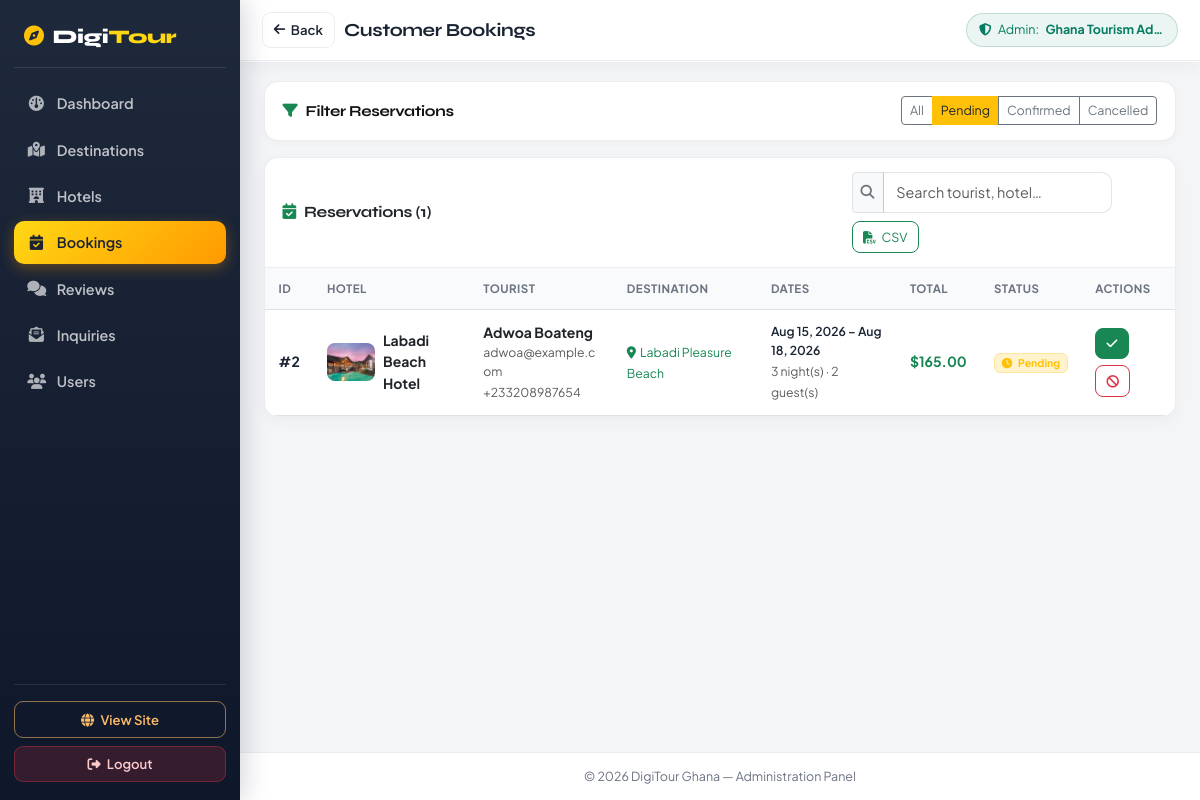
Page /admin/manage-bookings.php?status=Pending (signed in) on the committed database.
### tables this page shows
CREATE TABLE IF NOT EXISTS `bookings` (
  `id` INT AUTO_INCREMENT PRIMARY KEY,
  `user_id` INT NOT NULL,
  `hotel_id` INT NOT NULL,
  `check_in_date` DATE NOT NULL,
  `check_out_date` DATE NOT NULL,
  `guests_count` INT NOT NULL DEFAULT 1,
  `total_price` DECIMAL(10,2) NOT NULL DEFAULT 0.00,
  `status` ENUM('Pending', 'Confirmed', 'Cancelled') NOT NULL DEFAULT 'Pending',
  `created_at` TIMESTAMP DEFAULT CURRENT_TIMESTAMP,
  FOREIGN KEY (`user_id`) REFERENCES `users`(`id`) ON DELETE CASCADE,
  FOREIGN KEY (`hotel_id`) REFERENCES `hotels`(`id`) ON DELETE CASCADE
);

CREATE TABLE IF NOT EXISTS `hotels` (
  `id` INT AUTO_INCREMENT PRIMARY KEY,
  `destination_id` INT NOT NULL,
  `name` VARCHAR(150) NOT NULL,
  `description` LONGTEXT NOT NULL,
  `price_per_night` DECIMAL(10,2) NOT NULL DEFAULT 0.00,
  `room_capacity` INT NOT NULL DEFAULT 2,
  `contact_phone` VARCHAR(30) NULL,
  `contact_email` VARCHAR(100) NULL,
  `image` VARCHAR(255) NULL,
  `created_at` TIMESTAMP DEFAULT CURRENT_TIMESTAMP,
  FOREIGN KEY (`destination_id`) REFERENCES `destinations`(`id`) ON DELETE CASCADE
);

CREATE TABLE IF NOT EXISTS `users` (
  `id` INT AUTO_INCREMENT PRIMARY KEY,
  `full_name` VARCHAR(100) NOT NULL,
  `email` VARCHAR(100) NOT NULL UNIQUE,
  `phone` VARCHAR(30) NULL,
  `password` VARCHAR(255) NOT NULL,
  `role` ENUM('tourist', 'admin') NOT NULL DEFAULT 'tourist',
  `created_at` TIMESTAMP DEFAULT CURRENT_TIMESTAMP
);

CREATE TABLE IF NOT EXISTS `destinations` (
  `id` INT AUTO_INCREMENT PRIMARY KEY,
  `title` VARCHAR(150) NOT NULL,
  `region` VARCHAR(50) NOT NULL,
  `category` VARCHAR(50) NOT NULL,
  `description` LONGTEXT NOT NULL,
  `history` LONGTEXT NULL,
  `location_contact` VARCHAR(150) NULL,
  `image_main` VARCHAR(255) NULL,
  `image_2` VARCHAR(255) NULL,
  `image_3` VARCHAR(255) NULL,
  `is_featured` TINYINT(1) DEFAULT 0,
  `created_at` TIMESTAMP DEFAULT CURRENT_TIMESTAMP
);

### admin/manage-bookings.php (the view, shortened to what this page needs)
<?php
require_once __DIR__ . '/includes/admin-header.php';
$filter_status = isset($_GET['status']) ? sanitize($_GET['status']) : 'All';
$sql = "SELECT b.*, u.full_name AS tourist_name, u.email AS tourist_email, u.phone AS tourist_phone, h.name AS hotel_name, h.image AS hotel_image, h.price_per_night, d.title AS destination_name, d.region FROM bookings b JOIN users u ON b.user_id = u.id JOIN hotels h ON b.hotel_id = h.id JOIN destinations d ON h.destination_id = d.id";
if ($filter_status !== 'All' && in_array($filter_status, ['Pending', 'Confirmed', 'Cancelled'])) {
    $sql .= " WHERE b.status = " . $pdo->quote($filter_status);
}
$sql .= " ORDER BY b.id DESC";
$bookings = $pdo->query($sql)->fetchAll();
?>
<div class="admin-toolbar">
    <h5><i class="fa-solid fa-filter text-success me-2"></i>Filter Reservations</h5>
    <div class="btn-group btn-group-sm flex-wrap">
        <a href="manage-bookings.php?status=All" class="btn btn-<?= ($filter_status === 'All') ? 'success' : 'outline-secondary' ?>">All</a>
        <a href="manage-bookings.php?status=Pending" class="btn btn-<?= ($filter_status === 'Pending') ? 'warning text-dark' : 'outline-secondary' ?>">Pending</a>
        <a href="manage-bookings.php?status=Confirmed" class="btn btn-<?= ($filter_status === 'Confirmed') ? 'success' : 'outline-secondary' ?>">Confirmed</a>
        <a href="manage-bookings.php?status=Cancelled" class="btn btn-<?= ($filter_status === 'Cancelled') ? 'danger' : 'outline-secondary' ?>">Cancelled</a>
    </div>
</div>
<div class="card border-0 shadow-sm">
    <div class="card-header d-flex flex-wrap justify-content-between align-items-center gap-2">
        <h5 class="fw-bold text-dark mb-0"><i class="fa-solid fa-calendar-check text-success me-2"></i>Reservations (<span id="bookingCount"><?= count($bookings) ?></span>)</h5>
        <div class="admin-toolbar-actions">
            <div class="input-group input-group-sm admin-search">
                <span class="input-group-text bg-light"><i class="fa-solid fa-magnifying-glass text-secondary"></i></span>
                <input type="text" id="bookingSearchInput" class="form-control" placeholder="Search tourist, hotel…" onkeyup="filterBookingsTable()">
            </div>
            <a href="export-csv.php?type=bookings" class="btn btn-sm btn-outline-success"><i class="fa-solid fa-file-csv me-1"></i> CSV</a>
        </div>
    </div>
    <div class="table-responsive">
        <table class="table table-hover align-middle mb-0">
            <thead>
                <tr>
                    <th>ID</th>
                    <th>Hotel</th>
                    <th>Tourist</th>
                    <th>Destination</th>
                    <th>Dates</th>
                    <th>Total</th>
                    <th>Status</th>
                    <th>Actions</th>
                </tr>
            </thead>
            <tbody id="bookingTableBody">
                <?php if (empty($bookings)): ?>
                    <tr>
                        <td colspan="8" class="text-center py-4 text-muted">No reservations found for this filter.</td>
                    </tr>
                <?php else: ?>
                    <?php foreach ($bookings as $b): ?>
                        <tr>
                            <td><strong>#<?= (int)$b['id'] ?></strong></td>
                            <td>
                                <div class="d-flex align-items-center gap-2">
                                    <img src="<?= get_hotel_main_image($b['hotel_name'], $b['hotel_image']) ?>" class="admin-thumb" alt="">
                                    <strong class="text-dark"><?= sanitize($b['hotel_name']) ?></strong>
                                </div>
                            </td>
                            <td>
                                <strong class="d-block text-dark"><?= sanitize($b['tourist_name']) ?></strong>
                                <small class="text-muted d-block text-break"><?= sanitize($b['tourist_email']) ?></small>
                                <small class="text-muted"><?= sanitize($b['tourist_phone']) ?></small>
                            </td>
                            <td>
                                <small class="text-success"><i class="fa-solid fa-location-dot me-1"></i><?= sanitize($b['destination_name']) ?></small>
                            </td>
                            <td>
                                <small class="d-block fw-semibold"><?= date('M d, Y', strtotime($b['check_in_date'])) ?> – <?= date('M d, Y', strtotime($b['check_out_date'])) ?></small>
                                <small class="text-muted"><?= calculate_nights($b['check_in_date'], $b['check_out_date']) ?> night(s) · <?= (int)$b['guests_count'] ?> guest(s)</small>
                            </td>
                            <td><strong class="text-success">$<?= number_format((float)$b['total_price'], 2) ?></strong></td>
                            <td><?= status_badge($b['status']) ?></td>
                            <td>
                                <div class="admin-actions">
                                    <?php if ($b['status'] !== 'Confirmed'): ?>
                                        <a href="manage-bookings.php?action=confirm&id=<?= (int)$b['id'] ?>&status=<?= urlencode($filter_status) ?>" class="btn btn-sm btn-success" title="Confirm" onclick="return confirm('Confirm this booking?');"><i class="fa-solid fa-check"></i></a>
                                    <?php endif; ?>
                                    <?php if ($b['status'] !== 'Cancelled'): ?>
                                        <a href="manage-bookings.php?action=cancel&id=<?= (int)$b['id'] ?>&status=<?= urlencode($filter_status) ?>" class="btn btn-sm btn-outline-danger" title="Cancel" onclick="return confirm('Cancel this booking?');"><i class="fa-solid fa-ban"></i></a>
                                    <?php endif; ?>
                                </div>
                            </td>
                        </tr>
                    <?php endforeach; ?>
                <?php endif; ?>
            </tbody>
        </table>
    </div>
</div>
<?php require_once __DIR__ . '/includes/admin-footer.php'; ?>

### includes/functions.php (shortened to what this page needs)
<?php
function sanitize($data) {
    return htmlspecialchars(trim($data), ENT_QUOTES, 'UTF-8');
}
function calculate_nights($check_in, $check_out) {
    $date1 = new DateTime($check_in);
    $date2 = new DateTime($check_out);
    $diff = $date1->diff($date2);
    return max(1, $diff->days);
}
function status_badge($status) {
    switch (strtolower($status)) {
        case 'pending':
        case 'new':
            return '<span class="badge bg-warning-subtle text-warning border border-warning-subtle"><i class="fa fa-clock me-1"></i> ' . ucfirst($status) . '</span>';
    }
}
function dt_admin_prefix() {
    static $prefix = null;
    if ($prefix === null) {
        $script = $_SERVER['SCRIPT_NAME'] ?? '';
        $normalized = str_replace('\\', '/', $script);
        if (strpos($normalized, '/admin/') !== false || strpos($normalized, '/admin') !== false) {
            $prefix = '../';
        } else {
            $prefix = '';
        }
    }
    return $prefix;
}
function dt_get_image_map($dir) {
    $key = rtrim(str_replace('\\', '/', $dir), '/');
    $map = ['exact' => [], 'files' => []];
    if (is_dir($dir)) {
        $handle = opendir($dir);
        if ($handle) {
            while (($f = readdir($handle)) !== false) {
                if ($f === '.' || $f === '..') continue;
                $full = $dir . $f;
                if (is_file($full)) {
                    $map['files'][] = $f;
                    $dotPos = strrpos($f, '.');
                    $baseName = ($dotPos !== false) ? substr($f, 0, $dotPos) : $f;
                    $lowerBase = strtolower(trim($baseName));
                    if (!isset($map['exact'][$lowerBase])) {
                        $map['exact'][$lowerBase] = $f;
                    }
                }
            }
        }
    }
    return $map;
}
function get_hotel_main_image($hotel_name, $db_image = '') {
    $prefix = dt_admin_prefix();
    $hotel_name = trim((string)$hotel_name);
    $base_dir = __DIR__ . '/../sources/images/all_tourist_sites/Hotels/';
    $rel_prefix = $prefix . 'sources/images/all_tourist_sites/Hotels/';
    $map = dt_get_image_map($base_dir);
    $lowerName = strtolower($hotel_name);
    if (isset($map['exact'][$lowerName])) {
        return $rel_prefix . rawurlencode($map['exact'][$lowerName]);
    }
    return 'https://images.unsplash.com/photo-1566073771259-6a8506099945?auto=format&fit=crop&w=800&q=80';
}
?>

### rows in the picture
bookings: id "2", hotel.image (picture), hotel.name "Labadi Beach Hotel", user.full_name "Adwoa Boateng", user.email "adwoa@example.com", user.phone "+233208987654", destinations.title "Labadi Pleasure Beach", check_in_date "Aug 15, 2026", check_out_date "Aug 18, 2026", check_in_date+check_out_date "3", guests_count "2", total_price "165.00", status "Pending"

### other values in the picture
$item['label'] "Dashboard"
$item['label'] "Destinations"
$item['label'] "Hotels"
$item['label'] "Bookings"
$item['label'] "Reviews"
$item['label'] "Inquiries"
$item['label'] "Users"
$page_heading "Customer Bookings"
$_SESSION['full_name'] "Ghana Tourism Ad…"
count($bookings) "1"
